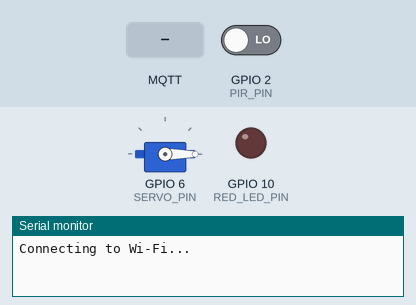
Bench run of a sketch on a simulated ESP32-C6. Parts: servo, output pins drawn as LEDs (lit = HIGH), the last lines printed to the serial monitor. Wiring (inferred from the names in the program): IR receiver: data GPIO 3. Inputs (shaded band) come from the test bench; at power-on: GPIO 2 (PIR_PIN) LOW. WiFi joins after 1.5 s; servers stay silent unless stated; the local clock reads 2024-03-15 10:24:30 at power-on unless the sketch sets it; no MQTT or app messages arrive unless stated.

Above: at 0.1 s.
At 7.7 s:
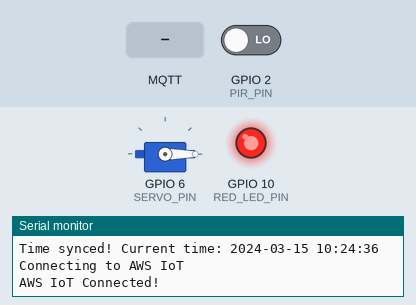
7.8 s: GPIO 2 (PIR_PIN) driven HIGH
10.8 s: MQTT message "dispense" arrives on the first subscribed topic
12.3 s: MQTT message "on" arrives on the first subscribed topic
13.8 s: MQTT message "off" arrives on the first subscribed topic
Timing chart, 0 to 16.3 s (numbered marks = the images above; inputs shaded):
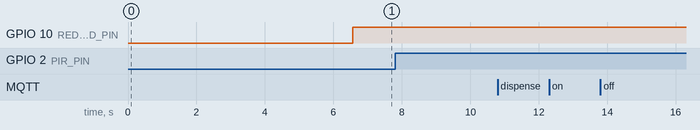

The sketch:

pet_dispenser.ino
```cpp
/*
 * FurFeeder — Smart IoT Pet Treat Dispenser
 *
 * A motion-activated pet treat dispenser that sends alerts to AWS IoT Core
 * when your pet is detected. The owner can remotely trigger a treat dispense
 * via the AWS MQTT Test Client.
 *
 * Hardware required:
 * - ESP32-C6-WROOM-1
 * - PIR Sensor (motion detection)
 * - IR Sensor (treat level detection)
 * - SG90 Servo Motor (treat dispensing mechanism)
 * - Red LED + 220Ω resistor (low treat indicator)
 *
 * To dispense a treat, publish the following to topic esp32/aws-to-esp32:
 * {"command": "dispense"}
 */

#include "secrets.h"
#include <WiFiClientSecure.h>
#include <MQTTClient.h>
#include <ArduinoJson.h>
#include "WiFi.h"
#include <ESP32Servo.h>
#include <time.h>

// ============================================================
// MQTT Topics — change these if you want custom topic names
// ============================================================
#define AWS_IOT_PUBLISH_TOPIC   "esp32/esp32-to-aws"   // ESP32 sends alerts to AWS on this topic
#define AWS_IOT_SUBSCRIBE_TOPIC "esp32/aws-to-esp32"   // ESP32 listens for commands on this topic

// ============================================================
// Pin definitions — update these if you use different GPIO pins
// ============================================================
#define PIR_PIN     2    // PIR sensor signal wire
#define IR_PIN      3    // IR sensor signal wire
#define SERVO_PIN   6    // Servo motor signal wire
#define RED_LED_PIN 10   // Red LED (through 220Ω resistor)

// ============================================================
// Servo positions — adjust SERVO_OPEN angle if needed
// 0 = closed (gate shut), 90 = open (gate open, treat drops)
// ============================================================
#define SERVO_CLOSED 0
#define SERVO_OPEN   90

// ============================================================
// Cooldown period in milliseconds between PIR alerts
// Default: 10000 = 10 seconds. Increase to reduce alert frequency
// ============================================================
#define PIR_COOLDOWN 10000

WiFiClientSecure net = WiFiClientSecure();
MQTTClient client = MQTTClient(256);
Servo treatServo;

unsigned long lastPIRAlert = 0;
bool treatAvailable = true;

// ============================================================
// NTP Time settings — update gmtOffset_sec for your timezone
// GMT+8 (Singapore) = 8 * 3600 = 28800
// GMT+0 (UK)        = 0
// GMT-5 (US EST)    = -5 * 3600 = -18000
// ============================================================
const char* ntpServer = "pool.ntp.org";
const long gmtOffset_sec = 8 * 3600;  // Update this for your timezone
const int daylightOffset_sec = 0;

// Returns current time as a formatted string e.g. "2024-11-15 14:32:05"
String getFormattedTime() {
  struct tm timeinfo;
  if (!getLocalTime(&timeinfo)) {
    return "Time unavailable";
  }
  char timeStr[30];
  strftime(timeStr, sizeof(timeStr), "%Y-%m-%d %H:%M:%S", &timeinfo);
  return String(timeStr);
}

void setup() {
  Serial.begin(9600);

  // Set pin modes
  pinMode(PIR_PIN, INPUT);
  pinMode(IR_PIN, INPUT);
  pinMode(RED_LED_PIN, OUTPUT);

  // Initialise servo in closed position
  treatServo.attach(SERVO_PIN);
  treatServo.write(SERVO_CLOSED);
  digitalWrite(RED_LED_PIN, LOW);

  // Connect to WiFi
  WiFi.mode(WIFI_STA);
  WiFi.begin(WIFI_SSID, WIFI_PASSWORD);
  Serial.println("Connecting to Wi-Fi...");
  while (WiFi.status() != WL_CONNECTED) {
    delay(500);
    Serial.print(".");
  }
  Serial.println("\nWi-Fi connected!");

  // Sync time via NTP server
  configTime(gmtOffset_sec, daylightOffset_sec, ntpServer);
  Serial.println("Syncing time...");
  delay(5000); // Wait for time to sync
  Serial.println("Time synced! Current time: " + getFormattedTime());

  // Connect to AWS IoT
  connectToAWS();
}

void loop() {
  client.loop(); // Keep MQTT connection alive

  // Read IR sensor to check treat level
  // IR sensor outputs HIGH when nothing detected (low treats)
  // IR sensor outputs LOW when object detected (treats present)
  int irValue = digitalRead(IR_PIN);
  if (irValue == HIGH) {
    treatAvailable = false;
    digitalWrite(RED_LED_PIN, HIGH); // Red LED ON = treats low
  } else {
    treatAvailable = true;
    digitalWrite(RED_LED_PIN, LOW);  // Red LED OFF = treats ok
  }

  // Read PIR sensor for pet motion
  int pirValue = digitalRead(PIR_PIN);
  if (pirValue == HIGH) {
    unsigned long now = millis();
    // Only send alert if cooldown period has passed
    if (now - lastPIRAlert > PIR_COOLDOWN) {
      lastPIRAlert = now;
      Serial.println("Pet detected! Sending alert to AWS...");
      sendPetAlert();
    }
  }
}

// Publishes a pet detection alert to AWS IoT
void sendPetAlert() {
  StaticJsonDocument<200> message;
  message["event"] = "pet_detected";
  message["time"] = getFormattedTime();

  // Include treat level status in the alert
  if (!treatAvailable) {
    message["treats_available"] = "low, please refill soon";
  } else {
    message["treats_available"] = "ok";
  }

  char messageBuffer[512];
  serializeJson(message, messageBuffer);

  client.publish(AWS_IOT_PUBLISH_TOPIC, messageBuffer);

  Serial.println("Alert sent:");
  Serial.println(messageBuffer);
}

// Rotates servo to dispense one treat then closes again
void dispenseTreat() {
  Serial.println("Dispensing treat!");
  treatServo.write(SERVO_OPEN);  // Open gate
  delay(1000);                   // Wait 1 second for treat to fall
  treatServo.write(SERVO_CLOSED); // Close gate
  Serial.println("Treat dispensed!");
}

// Handles incoming messages from AWS IoT
// To dispense, publish {"command": "dispense"} to esp32/aws-to-esp32
void messageHandler(String &topic, String &payload) {
  Serial.println("Message received from AWS:");
  Serial.println(payload);

  StaticJsonDocument<200> doc;
  deserializeJson(doc, payload);

  const char* command = doc["command"];
  if (strcmp(command, "dispense") == 0) {
    if (treatAvailable) {
      dispenseTreat();
    } else {
      Serial.println("No treats available! Refill the tube.");
    }
  }
}

// Establishes secure connection to AWS IoT Core
void connectToAWS() {
  net.setCACert(AWS_CERT_CA);
  net.setCertificate(AWS_CERT_CRT);
  net.setPrivateKey(AWS_CERT_PRIVATE);

  client.begin(AWS_IOT_ENDPOINT, 8883, net);
  client.onMessage(messageHandler);

  Serial.print("Connecting to AWS IoT");
  while (!client.connect(THINGNAME)) {
    Serial.print(".");
    delay(100);
  }
  Serial.println("\nAWS IoT Connected!");

  client.subscribe(AWS_IOT_SUBSCRIBE_TOPIC);
}
```

secrets.h
```cpp
#ifndef SECRETS_H
#define SECRETS_H

#include <pgmspace.h>

// ============================================================
// STEP 1: Enter your AWS IoT Thing name
// This is the name you gave your Thing in AWS IoT Core
// ============================================================
#define THINGNAME "YOUR_THING_NAME"

// ============================================================
// STEP 2: Enter your WiFi credentials
// ============================================================
const char WIFI_SSID[]     = "YOUR_WIFI_SSID";
const char WIFI_PASSWORD[] = "YOUR_WIFI_PASSWORD";

// ============================================================
// STEP 3: Enter your AWS IoT endpoint
// Found in AWS IoT Console → Settings → Domain Configuration
// Looks like: xxxx.iot.ap-southeast-1.amazonaws.com
// ============================================================
const char AWS_IOT_ENDPOINT[] = "YOUR_AWS_IOT_ENDPOINT.amazonaws.com";

// ============================================================
// STEP 4: Paste your Amazon Root CA 1 certificate below
// From the file: AmazonRootCA1.pem
// ============================================================
static const char AWS_CERT_CA[] PROGMEM = R"EOF(
-----BEGIN CERTIFICATE-----
PASTE YOUR AMAZON ROOT CA 1 CERTIFICATE HERE
-----END CERTIFICATE-----
)EOF";

// ============================================================
// STEP 5: Paste your Device Certificate below
// From the file: xxxx-certificate.pem.crt
// ============================================================
static const char AWS_CERT_CRT[] PROGMEM = R"KEY(
-----BEGIN CERTIFICATE-----
PASTE YOUR DEVICE CERTIFICATE HERE
-----END CERTIFICATE-----
)KEY";

// ============================================================
// STEP 6: Paste your Device Private Key below
// From the file: xxxx-private.pem.key
// ============================================================
static const char AWS_CERT_PRIVATE[] PROGMEM = R"KEY(
-----BEGIN RSA PRIVATE KEY-----
PASTE YOUR PRIVATE KEY HERE
-----END RSA PRIVATE KEY-----
)KEY";

#endif // SECRETS_H
```
